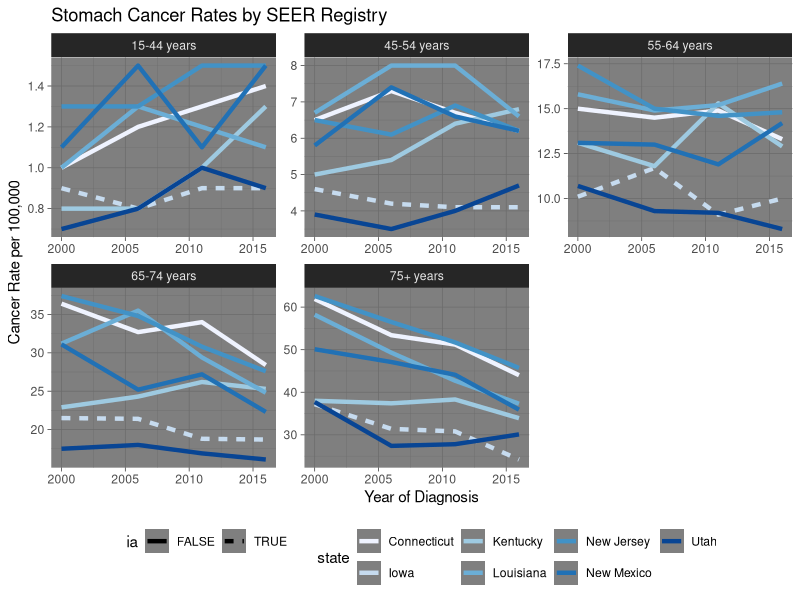
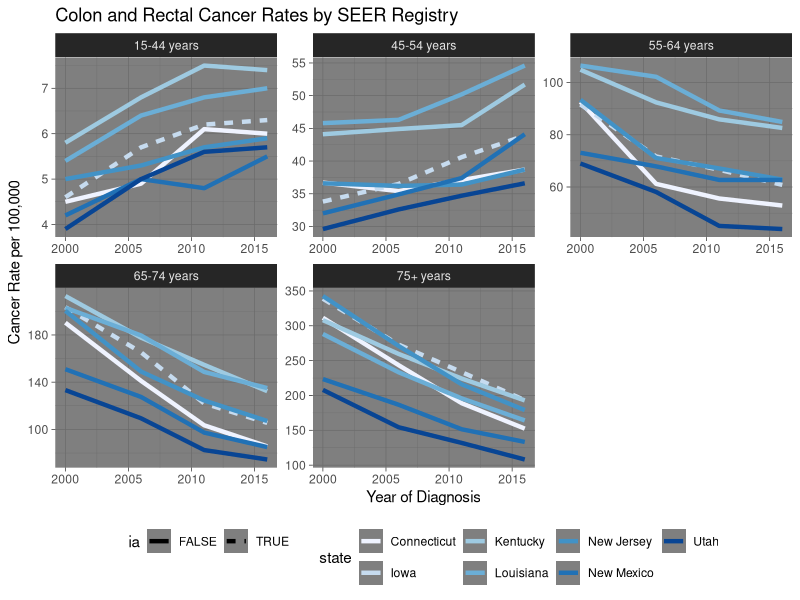
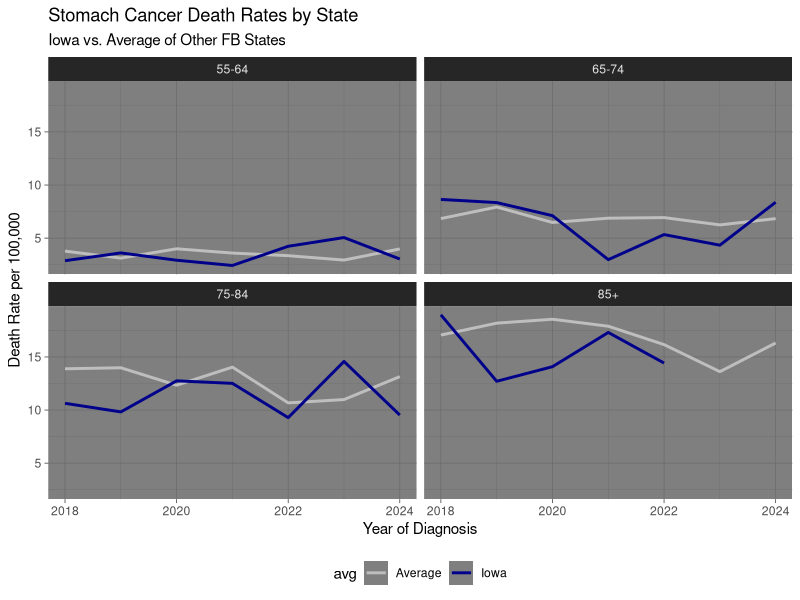
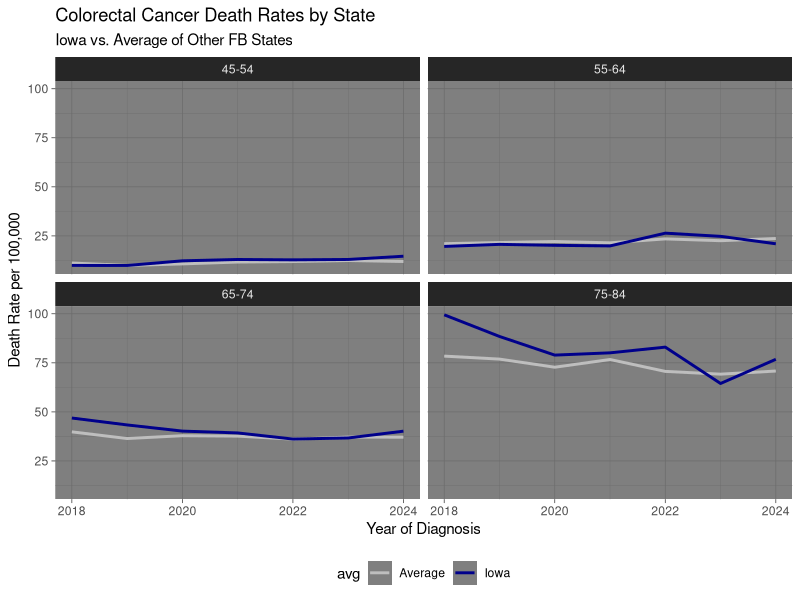

Source code (R) for these figures, in order:
### Examining colon and rectal and stomach cancer rates by SEER registry
## in answer to questions about nitrates in water supplies

library(tidyverse)
library(readxl)

# Load the data
ca <- read_csv("stomachColonIncidence.csv")

names(ca) <- c("ageGroup", "yrDx", "state", "type", "rate", "count", "pop")

ca <- ca %>% 
     filter(state != "Remaining values",
            type != "Remaining values") %>% 
     mutate(yrNum = as.numeric(substr(yrDx, 1, 4)),
            rate = as.numeric(rate),
            count = as.numeric(count),
            ia = state == "Iowa")

## Create a line plot for rates over time, with facets for each age group
## colored by state

ca %>% 
  filter(type == "Stomach") %>%
  ggplot(aes(x = yrNum, y = rate, color = state, group = state)) +
  geom_line(lwd = 1.5, aes(lty = ia)) +
     scale_color_brewer(palette = "Blues") +
  facet_wrap(~ ageGroup, scales = "free") +
  labs(title = "Stomach Cancer Rates by SEER Registry",
       x = "Year of Diagnosis",
       y = "Cancer Rate per 100,000") +
  theme_dark() +
  theme(legend.position = "bottom")

ca %>% 
  filter(type == "Colorectal") %>%
  ggplot(aes(x = yrNum, y = rate, color = state, group = state)) +
  geom_line(lwd = 1.5, aes(lty = ia)) +
     scale_color_brewer(palette = "Blues") +
  facet_wrap(~ ageGroup, scales = "free") +
  labs(title = "Colon and Rectal Cancer Rates by SEER Registry",
       x = "Year of Diagnosis",
       y = "Cancer Rate per 100,000") +
  theme_dark() +
  theme(legend.position = "bottom")

## CDC wonder data
stom <- read_csv("StomachCAFBFS.csv") %>% 
     filter(is.na(Notes))
names(stom) <- c("notes", "state", "state_x", "ageGrp_x", "ageGrp", "year_x", "year", "deaths", "pop", "rate")
stom <- stom %>% 
     mutate(year = as.numeric(year),
            pop = as.numeric(pop),
            deaths = as.numeric(deaths),
          rate = deaths / pop * 100000) %>% 
     filter(ageGrp %in% c("45-54", "55-64", 
                     "65-74", "75-84", "85+")) %>%
     select(state, ageGrp, year, deaths, pop, rate) %>% 
     mutate(IA = state == "Iowa")

# get averarge rates across states, grouped by year and age group
stom_avg <- stom %>% 
     group_by(year, ageGrp) %>% 
     summarise(deaths = sum(deaths, na.rm = TRUE),
               pop = sum(pop, na.rm = TRUE)) %>% 
     mutate(rate = deaths/pop * 100000,
            state = "AVG",
            IA = TRUE) %>%
     ungroup() %>% 
     select(state, ageGrp, year, deaths, pop, rate, IA)

stom <- rbind(stom, stom_avg) %>% 
     mutate(avg = ifelse(state == "AVG", "Average", "Iowa"))

## Create a line plot for rates over time, with facets for each age group
## colored by state
stom %>% 
     filter(ageGrp != "45-54",
            state %in% c("Iowa", "AVG"),
            year != 2025) %>% 
  ggplot(aes(x = year, y = rate, color = avg, group = state)) +
  geom_line(lwd = 1) +
  facet_wrap(~ ageGrp) +
  scale_color_manual(values = c("gray", "darkblue")) +
  labs(title = "Stomach Cancer Death Rates by State",
       subtitle = "Iowa vs. Average of Other FB States",
       x = "Year of Diagnosis",
       y = "Death Rate per 100,000") +
  theme_dark() +
  theme(legend.position = "bottom")



## Colorectal
colr <- read_csv("ColorectalCAFBFS.csv") %>% 
     filter(is.na(Notes))

names(colr) <- c("notes", "state", "state_x", "ageGrp_x", "ageGrp", "year_x", "year", "deaths", "pop", "rate")
colr <- colr %>% 
     mutate(year = as.numeric(year),
            pop = as.numeric(pop),
            deaths = as.numeric(deaths),
          rate = deaths / pop * 100000) %>% 
     filter(ageGrp %in% c("45-54", "55-64", 
                     "65-74", "75-84", "85+")) %>%
     select(state, ageGrp, year, deaths, pop, rate) %>% 
     mutate(IA = state == "Iowa")
# get averarge rates across states, grouped by year and age group
colr_avg <- colr %>% 
     group_by(year, ageGrp) %>% 
     summarise(deaths = sum(deaths, na.rm = TRUE),
               pop = sum(pop, na.rm = TRUE)) %>% 
     mutate(rate = deaths/pop * 100000,
            state = "AVG",
            IA = TRUE) %>%
     ungroup() %>% 
     select(state, ageGrp, year, deaths, pop, rate, IA)

colr <- rbind(colr, colr_avg) %>%
     mutate(avg = ifelse(state == "AVG", "Average", "Iowa"))     

colr %>% 
     filter(ageGrp != "85+",
               state %in% c("Iowa", "AVG"),
            year != 2025) %>% 
  ggplot(aes(x = year, y = rate, color = avg, group = state)) +
  geom_line(lwd = 1) +
  facet_wrap(~ ageGrp) +
  scale_color_manual(values = c("gray", "darkblue")) +
  labs(title = "Colorectal Cancer Death Rates by State",
       subtitle = "Iowa vs. Average of Other FB States",
       x = "Year of Diagnosis",
       y = "Death Rate per 100,000") +
  theme_dark() +
  theme(legend.position = "bottom")
